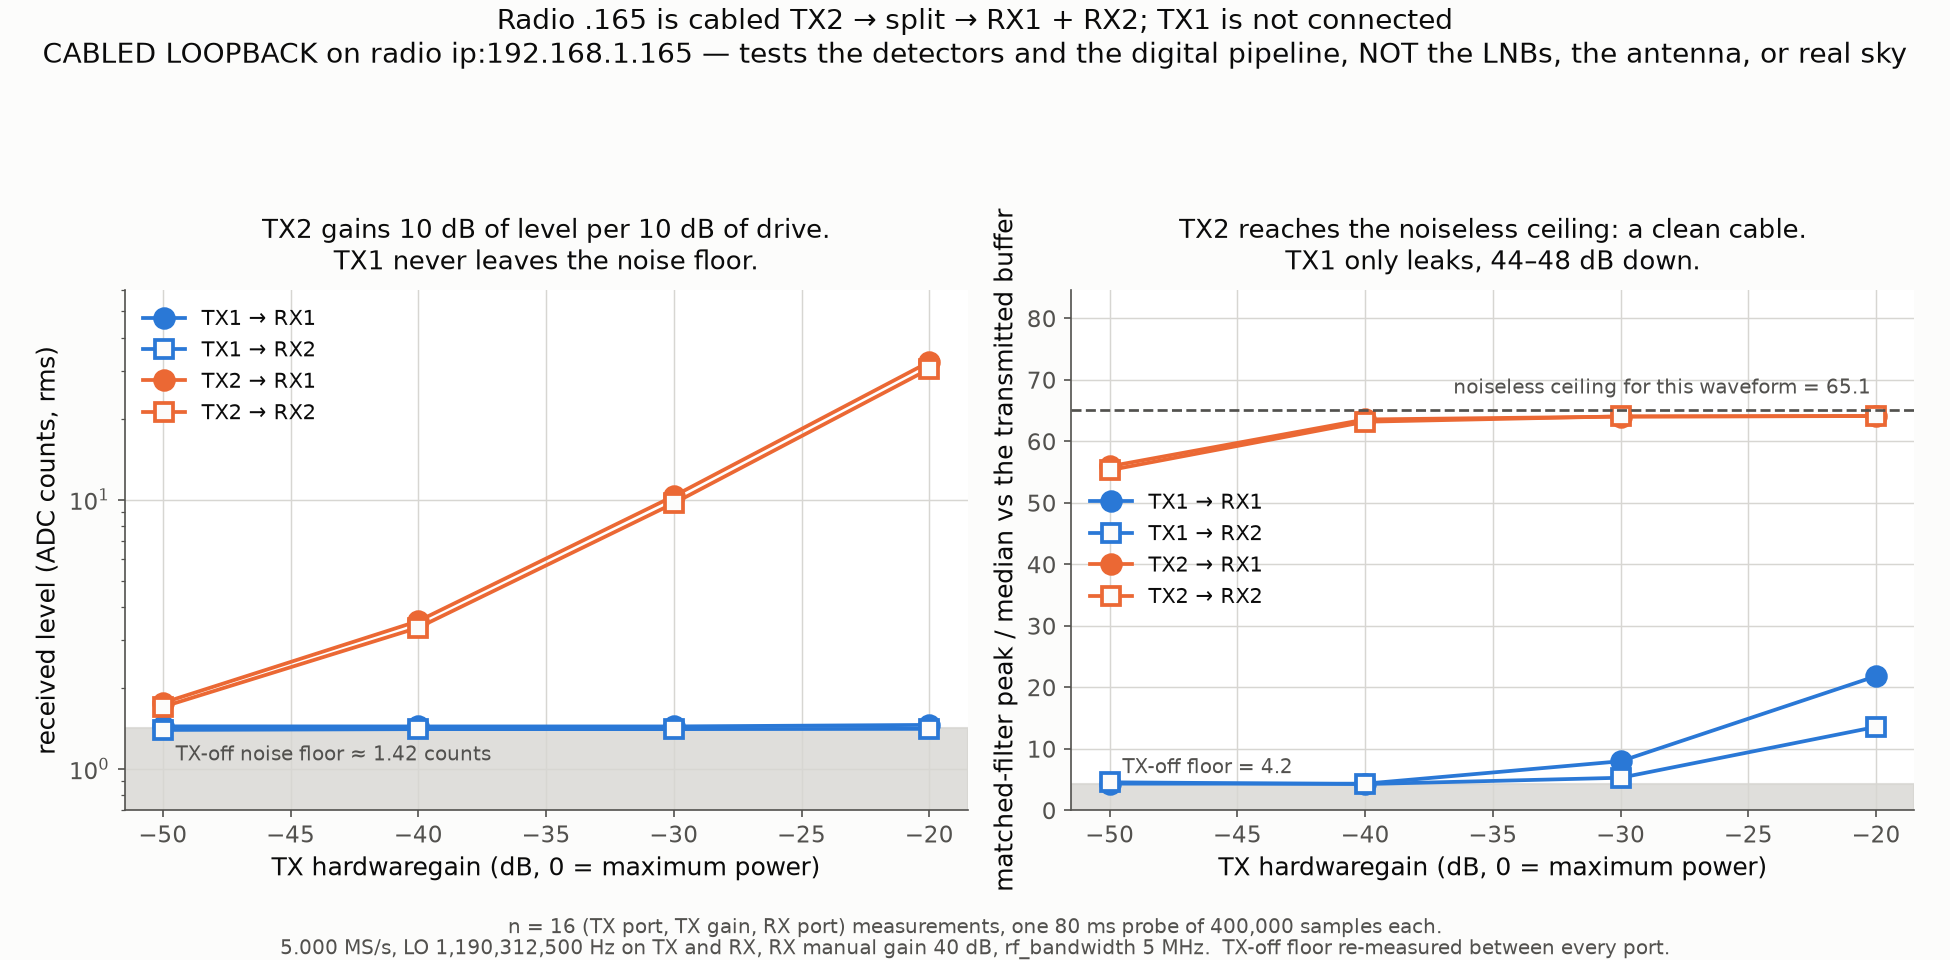

Here is the Python script that generated this plot:
#!/usr/bin/env python3
"""topology-165 -- what is cabled to radio .165, measured rather than assumed.

Reads t1_matrix-165.jsonl and draws the 2x2 (TX port, RX port) table two ways:
received level against TX gain, and matched-filter peak/median against TX gain.
Both are needed.  Level alone cannot tell a signal path from a power coupling,
and correlation alone cannot tell a strong path from a weak one.

Palette: slots 1-2 of the data-viz skill's validated reference palette, with
marker shape carrying receiver identity, so the figure reads with no colour.
"""
from __future__ import annotations

import json
from pathlib import Path

import matplotlib
matplotlib.use("Agg")
import matplotlib.pyplot as plt
import numpy as np

HERE = Path(__file__).resolve().parent
SRC = HERE.parent / "t1_matrix-165.jsonl"
OUT_PNG = HERE / "topology-165.png"
OUT_JSON = HERE / "topology-165.json"

INK, MUTED, GRID, SURFACE = "#0b0b0b", "#52514e", "#d7d6d2", "#fcfcfb"
TX_COLOUR = {"TX1": "#2a78d6", "TX2": "#eb6834"}
RX_MARKER = {1: "o", 2: "s"}
RX_FILL = {1: "full", 2: "none"}

#: The ceiling this metric reaches on a noiseless copy of the transmitted
#: buffer, measured in t1_spectra: a path that reaches it is a clean cable.
IDEAL_PTM = 65.08


def load() -> tuple[dict, list[dict]]:
    rows = [json.loads(line) for line in SRC.read_text().splitlines() if line.strip()]
    header = next((row for row in rows if row.get("phase") == "header"), None)
    if header is None:
        raise SystemExit(
            f"{SRC} has no header row: re-run t1_matrix.py.  The caption's probe "
            "geometry is read from the data on purpose, so that it cannot claim "
            "a geometry the measurement did not use.")
    return header, [row for row in rows
                    if row.get("phase") in ("baseline", "TX1", "TX2")]


def series(rows: list[dict], phase: str, receiver: int, field) -> tuple:
    picked = [row for row in rows if row["phase"] == phase
              and row["receiver"] == receiver]
    gains = [row["tx1_gain_db"] if phase == "TX1" else row["tx2_gain_db"]
             for row in picked]
    return gains, [field(row) for row in picked]


def summarise(rows: list[dict]) -> dict:
    """The topology numbers, computed from the data rather than restated.

    TX1's coupling is measured from the matched-filter PEAK, not from rms.  Its
    rms sits inside the noise floor, so a level-based ratio would be a
    difference of two noise estimates; the matched-filter peak is a coherent
    measurement of the correlated part and stays meaningful well below the
    floor.
    """
    top = {}
    for row in rows:
        if row["phase"] not in ("TX1", "TX2"):
            continue
        gain = row["tx1_gain_db"] if row["phase"] == "TX1" else row["tx2_gain_db"]
        if gain == max(GAINS_SHOWN):
            top[(row["phase"], row["receiver"])] = row
    split_db = 20 * np.log10(top[("TX2", 1)]["rms_counts"]
                             / top[("TX2", 2)]["rms_counts"])
    coupling = {rx: 20 * np.log10(top[("TX2", rx)]["matched"]["peak"]
                                  / top[("TX1", rx)]["matched"]["peak"])
                for rx in (1, 2)}
    period = 20_000                      # the cyclic TX buffer, in samples
    phases = {rx: top[("TX2", rx)]["matched"]["peak_lag"] % period for rx in (1, 2)}
    return {"top_gain_db": max(GAINS_SHOWN),
            "rx_split_db": float(abs(split_db)),
            "tx1_coupling_below_tx2_db": {str(k): float(v)
                                          for k, v in coupling.items()},
            "tx2_rms_counts": {str(rx): top[("TX2", rx)]["rms_counts"]
                               for rx in (1, 2)},
            "tx2_matched_ptm": {str(rx): top[("TX2", rx)]["matched"]["peak_to_median"]
                                for rx in (1, 2)},
            "peak_lag_mod_buffer": {str(k): int(v) for k, v in phases.items()},
            "phases_agree": phases[1] == phases[2]}


GAINS_SHOWN = [-50.0, -40.0, -30.0, -20.0]


def main() -> None:
    header, rows = load()
    facts = summarise(rows)
    floors = {receiver: float(np.mean([row["rms_counts"] for row in rows
                                       if row["phase"] == "baseline"
                                       and row["receiver"] == receiver]))
              for receiver in (1, 2)}
    mf_floor = float(np.mean([row["matched"]["peak_to_median"] for row in rows
                              if row["phase"] == "baseline"]))

    plt.rcParams.update({
        "font.size": 11.5, "axes.labelsize": 12, "axes.titlesize": 12.5,
        "xtick.labelsize": 11, "ytick.labelsize": 11, "legend.fontsize": 10,
        "axes.edgecolor": MUTED, "text.color": INK, "axes.labelcolor": INK,
        "xtick.color": MUTED, "ytick.color": MUTED})
    fig, (left, right) = plt.subplots(1, 2, figsize=(13.0, 6.4), dpi=150,
                                      facecolor=SURFACE)
    payload = {"figure": "topology-165", "radio": "ip:192.168.1.165",
               "rig": "CABLED LOOPBACK, no antenna", "geometry": header,
               "baseline_rms": floors,
               "baseline_matched_ptm": mf_floor, "ideal_matched_ptm": IDEAL_PTM,
               "summary": facts, "paths": {}}

    for phase in ("TX1", "TX2"):
        for receiver in (1, 2):
            gains, rms = series(rows, phase, receiver, lambda r: r["rms_counts"])
            if not gains:
                continue
            excess = [float(np.sqrt(max(value ** 2 - floors[receiver] ** 2, 1e-6)))
                      for value in rms]
            _, ptm = series(rows, phase, receiver,
                            lambda r: r["matched"]["peak_to_median"])
            label = f"{phase} → RX{receiver}"
            style = dict(color=TX_COLOUR[phase], marker=RX_MARKER[receiver],
                         markersize=9, linewidth=1.8,
                         markerfacecolor=(TX_COLOUR[phase] if RX_FILL[receiver] == "full"
                                          else SURFACE),
                         markeredgecolor=TX_COLOUR[phase], markeredgewidth=1.8)
            # Raw rms, not excess.  Subtracting the floor in quadrature turns
            # the difference of two noise estimates into a swing of orders of
            # magnitude on a log axis, which would draw a dramatic trend for
            # TX1 out of nothing at all.
            left.plot(gains, rms, label=label, **style)
            right.plot(gains, ptm, label=label, **style)
            payload["paths"][label] = {
                "tx_gain_db": gains, "rms_counts": rms,
                "rms_above_floor_counts": excess, "matched_peak_to_median": ptm}

    left.set_yscale("log")
    floor = float(np.mean(list(floors.values())))
    left.axhspan(0, floor, color=GRID, alpha=0.8)
    left.text(-49.5, floor * 0.86, f"TX-off noise floor ≈ {floor:.2f} counts",
              fontsize=9.5, color=MUTED, va="top")
    left.set_xlabel("TX hardwaregain (dB, 0 = maximum power)")
    left.set_ylabel("received level (ADC counts, rms)")
    left.set_title("TX2 gains 10 dB of level per 10 dB of drive.\n"
                   "TX1 never leaves the noise floor.", pad=10)
    left.grid(color=GRID, linewidth=0.7)
    left.set_axisbelow(True)
    left.set_ylim(0.7, 60)

    right.axhline(IDEAL_PTM, color=MUTED, linestyle="--", linewidth=1.3)
    right.text(-20.2, IDEAL_PTM * 1.03,
               f"noiseless ceiling for this waveform = {IDEAL_PTM:.1f}",
               fontsize=9.5, color=MUTED, va="bottom", ha="right")
    right.axhspan(0, mf_floor, color=GRID, alpha=0.8)
    right.text(-49.5, mf_floor * 1.25, f"TX-off floor = {mf_floor:.1f}",
               fontsize=9.5, color=MUTED, va="bottom")
    right.set_xlabel("TX hardwaregain (dB, 0 = maximum power)")
    right.set_ylabel("matched-filter peak / median vs the transmitted buffer")
    right.set_title(
        "TX2 reaches the noiseless ceiling: a clean cable.\n"
        f"TX1 only leaks, {min(facts['tx1_coupling_below_tx2_db'].values()):.0f}–"
        f"{max(facts['tx1_coupling_below_tx2_db'].values()):.0f} dB down.", pad=10)
    right.grid(color=GRID, linewidth=0.7)
    right.set_axisbelow(True)
    right.set_ylim(0, IDEAL_PTM * 1.30)

    for axis, location in ((left, "upper left"), (right, "center left")):
        for side in ("top", "right"):
            axis.spines[side].set_visible(False)
        axis.legend(frameon=False, loc=location)

    n_probes = len([r for r in rows if r["phase"] in ("TX1", "TX2")])
    fig.suptitle(
        "Radio .165 is cabled TX2 → split → RX1 + RX2; TX1 is not connected\n"
        "CABLED LOOPBACK on radio ip:192.168.1.165 — tests the detectors and the "
        "digital pipeline, NOT the LNBs, the antenna, or real sky",
        fontsize=13.5, y=0.995)
    fig.text(0.5, 0.028,
             f"n = {n_probes} (TX port, TX gain, RX port) measurements, one "
             f"{header['probe_ms']:.0f} ms probe of "
             f"{header['probe_samples']:,} samples each.",
             ha="center", fontsize=9.5, color=MUTED)
    fig.text(0.5, 0.006,
             f"{header['sample_rate_hz'] / 1e6:.3f} MS/s, LO "
             f"{header['lo_hz']:,} Hz on TX and RX, RX manual gain "
             f"{header['rx_gain_db']:.0f} dB, rf_bandwidth "
             f"{header['rf_bandwidth_hz'] / 1e6:.0f} MHz.  TX-off floor "
             f"re-measured between every port.",
             ha="center", fontsize=9.5, color=MUTED)
    fig.tight_layout(rect=(0.005, 0.055, 0.995, 0.90))
    fig.savefig(OUT_PNG, dpi=150, facecolor=SURFACE)

    payload["finding"] = (
        f"TX2 drives both receivers at equal level ({facts['rx_split_db']:.2f} dB "
        f"apart) with a matched-filter peak/median of "
        f"{facts['tx2_matched_ptm']['1']:.1f} against a noiseless ceiling of "
        f"{IDEAL_PTM:.1f}, and both receivers see it at the same phase modulo the "
        f"transmitted buffer (lag {facts['peak_lag_mod_buffer']['1']} on both). "
        f"TX1 raises no port's level above its own noise floor and couples "
        f"{min(facts['tx1_coupling_below_tx2_db'].values()):.1f}-"
        f"{max(facts['tx1_coupling_below_tx2_db'].values()):.1f} dB below TX2. "
        f"The topology is TX2 -> split -> RX1 + RX2, a closed path with no "
        f"antenna, the same as sibling rig .183.")
    OUT_JSON.write_text(json.dumps(payload, indent=2))
    print(payload["finding"])
    print(f"wrote {OUT_PNG}")


if __name__ == "__main__":
    main()
